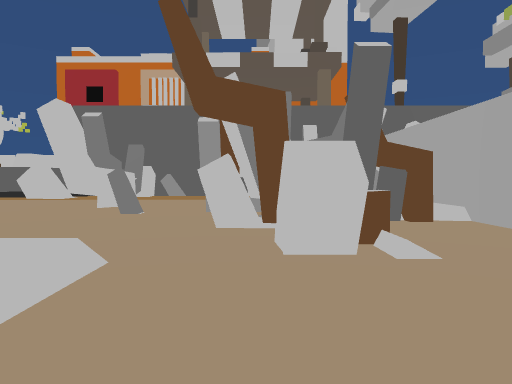
view 1 (above)

22 first-person views from a walk through a scene from a Unity 3-D project. The camera is 1.4 m above the floor, tilts 2° down and sees 70° across. The floor is counted in squares, 1.61 m on a side. Each view is taken from the middle of a square. On the plan, view 1 faces up. The plan holds only what a view shows up to about 12 squares ahead; the rest is blank. The place goes on beyond the plan. The player character is not drawn.

view 2
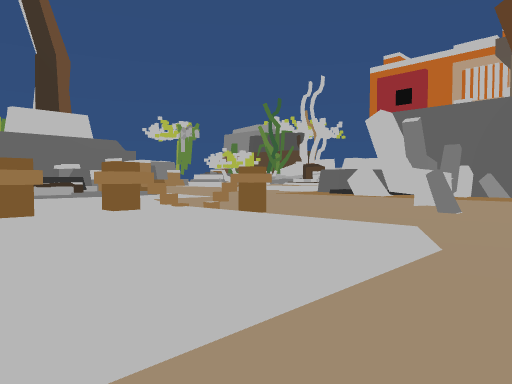

view 3
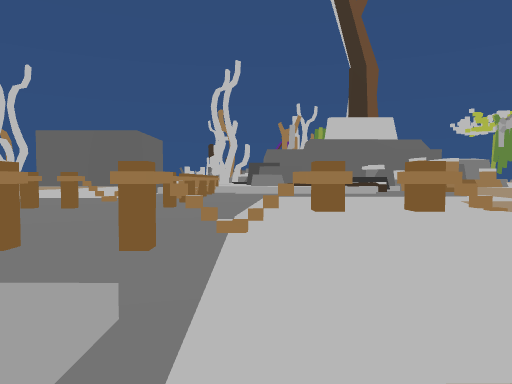

view 4
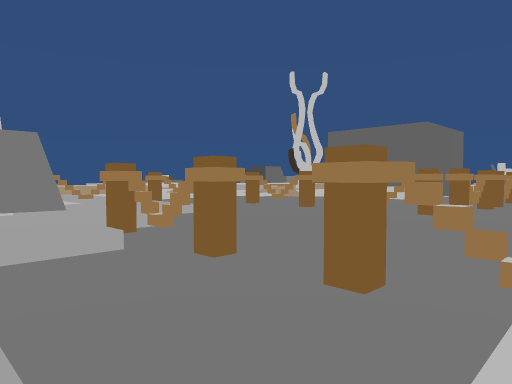

view 5
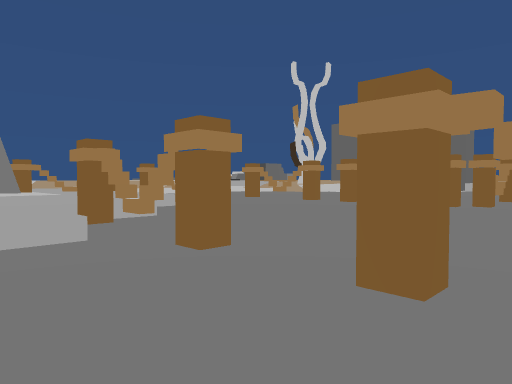

view 6
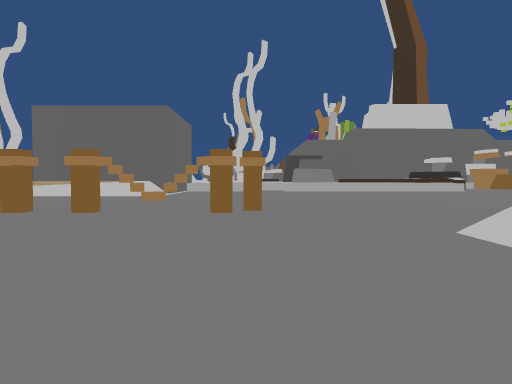

view 7
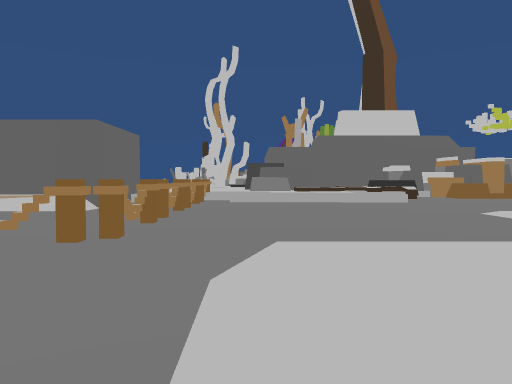

view 8
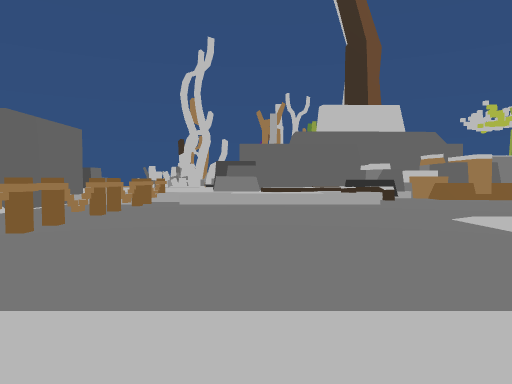

view 9
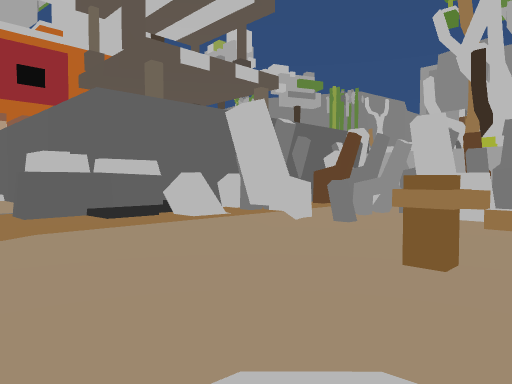

view 10
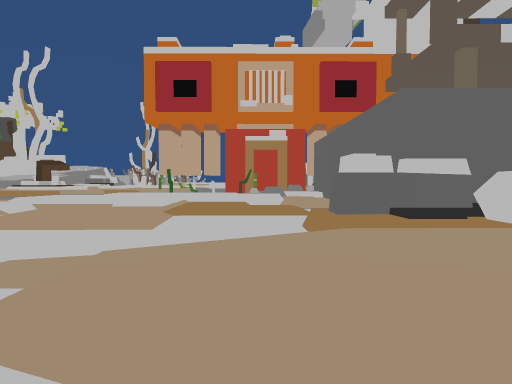

view 11
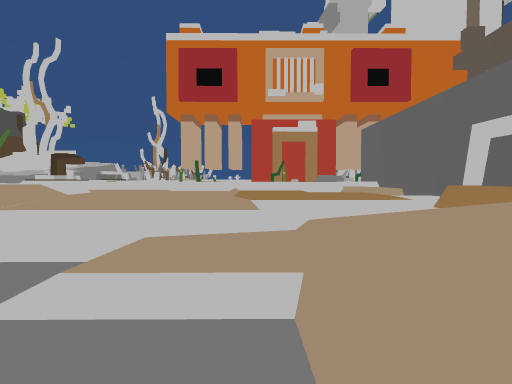

view 12
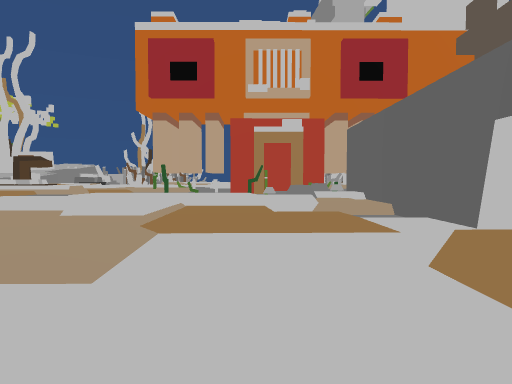

view 13
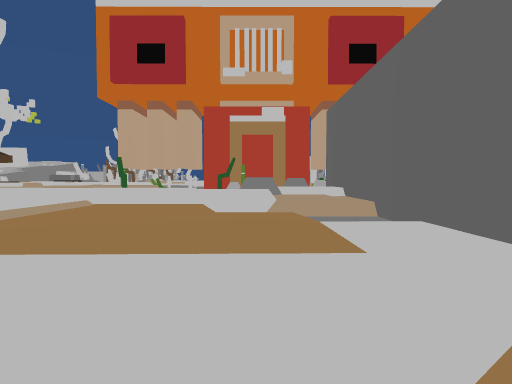

view 14
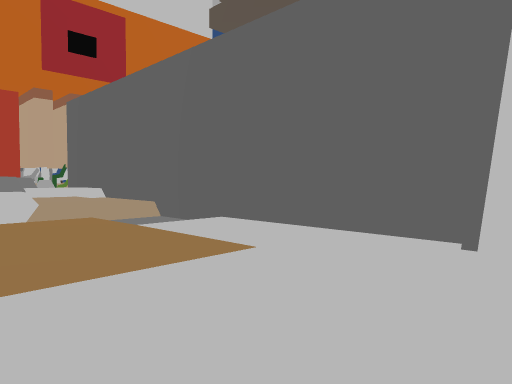

view 15
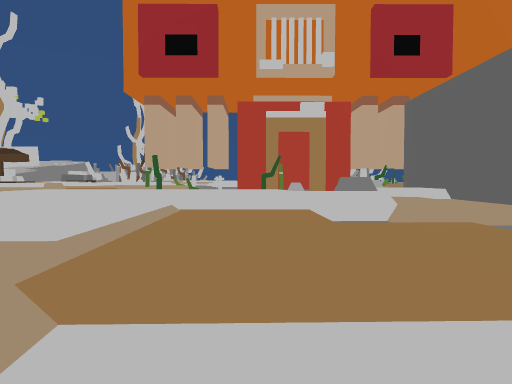

view 16
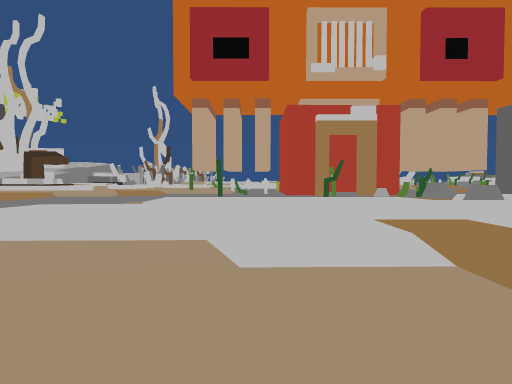

view 17
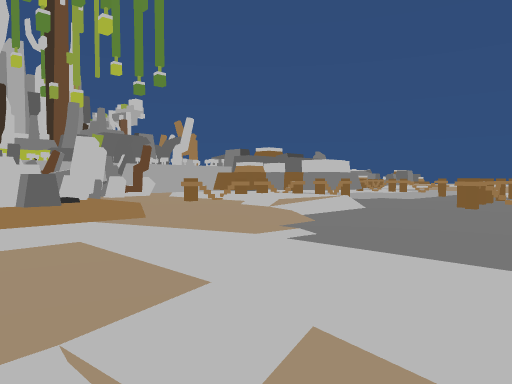

view 18
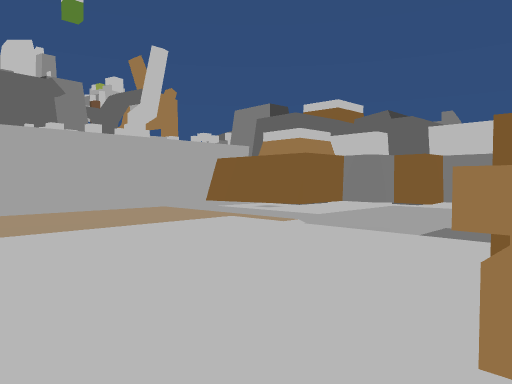

view 19
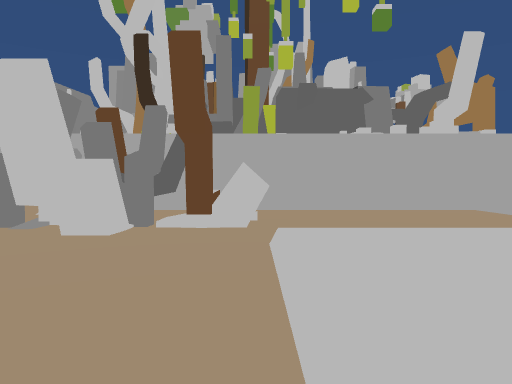

view 20
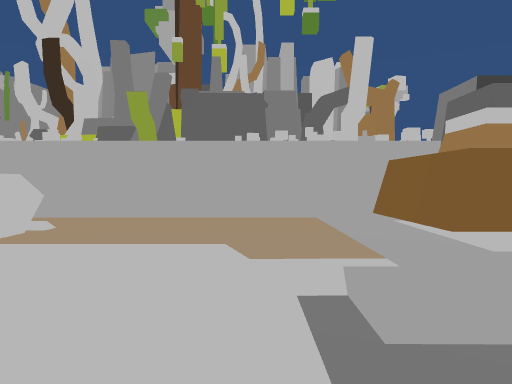

view 21
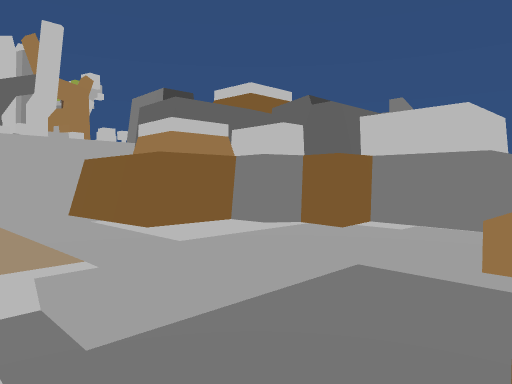

view 22
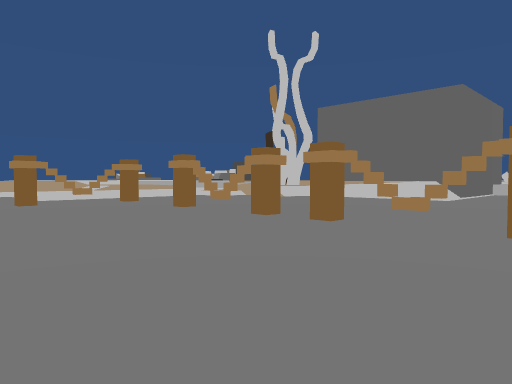

### Floor plan
Key: @ floor where view 1 was taken; # wall or solid block; x gap in a wall; . main floor; : floor 0.25 m higher than the main floor; + floor 0.5 m higher than the main floor; * floor 0.75 m higher than the main floor; % floor 1 m higher than the main floor; & floor 1.25 m higher than the main floor; / step, stairs or slope; = window, fence, low wall or low ledge; ^ raised ledge; v drop or lower ground; R rock; O other object.
Columns run from 23 left of view 1 to 5 right of it. Each row starts with its distance up from view 1.
 28    ///////   #**#
 27   =&&&&&&&% ^***#
 26   =&&&&&&&&&&***#
 25  =+v+==/+++vv***#
 24 &&&&&&&=+++..#..#
 23 &&&&&&&/+++.....#
 22  &&&&&&/+++++///#
 21  ****&&/+++++/::#
 20   ***///+++++/::#
 19    ****/+++++/::#
 18   /****/::::::::#
 17 &&/****/::::::::#
 16  +/****/::::::#RR
 15  :/*****:::::=#
 14  ::::::::::::#RR
 13  ::::::::::::RRRR v#
 12  ::::::::::::&&&^###&
 11  ::::::::::::&&&^##^&&
 10  //////:://///////##//##
  9  ......::**********#/*##
  8  .......=**************######
  7  ........*************#####*#
  6  ........//*****O*******##**#
  5  .........  /***O******###**#
  4  .........=&&***//*****##***#
  3  .........=&&&&&O&&&&&******#
  2  .........=&&&&&O&&&&&******#
  1  .........=&&&&&O&&&&&******#
  0  .........=&&&&&O&&&&/*@****#
 -1  .........=///////////******#
 -2  ...............O...==******#
 -3  ...............#...++//////#
 -4  ...................++++++++#
 -5  .OOOO#.............+++######
 -6   ....#.........#...+++#
 -7  .....O.........O===++##
 -8 ......O.........O=++####
 -9 ......O.........O=###
-10   ....O........=#=##
-11   ....x........++
-12     ..O.......
-13      .O.....+
-14      .O.....

Where each view was taken, in squares from view 1:
view 1: 0 up, 0 right, facing up
view 2: 1 down, 0 right, facing up-left
view 3: 1 down, 0 right, facing left
view 4: 1 down, 3 left, facing down-left
view 5: 2 down, 4 left, facing down-left
view 6: 5 down, 7 left, facing left
view 7: 1 down, 7 left, facing left
view 8: 2 up, 10 left, facing left
view 9: 4 up, 12 left, facing up-right
view 10: 4 up, 12 left, facing up
view 11: 6 up, 15 left, facing up
view 12: 10 up, 13 left, facing up
view 13: 14 up, 11 left, facing up
view 14: 15 up, 13 left, facing up-right
view 15: 16 up, 14 left, facing up
view 16: 16 up, 18 left, facing up
view 17: 17 up, 23 left, facing down-right
view 18: 4 up, 7 left, facing down-right
view 19: 4 up, 7 left, facing right
view 20: 1 down, 7 left, facing right
view 21: 1 down, 7 left, facing down-right
view 22: 5 down, 10 left, facing down-left
